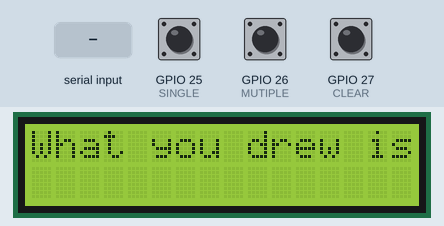
Simulated run of this sketch. Board: ESP32. Parts: 16×2 character LCD. Inputs (shaded band) come from the test bench; at power-on: GPIO 25 (SINGLE) HIGH, GPIO 26 (MUTIPLE) HIGH, GPIO 27 (CLEAR) HIGH. Random numbers use the default seed unless the sketch sets one; nothing arrives over Bluetooth unless stated; what the sketch prints to the serial monitor is not drawn.

Above: at 1.2 s.
1.3 s: GPIO 25 (SINGLE) pulled LOW for 1 s
At 3.4 s:
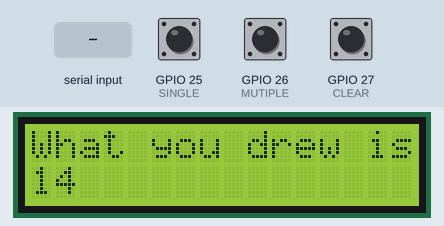
3.8 s: GPIO 26 (MUTIPLE) pulled LOW for 3.2 s
At 7.6 s:
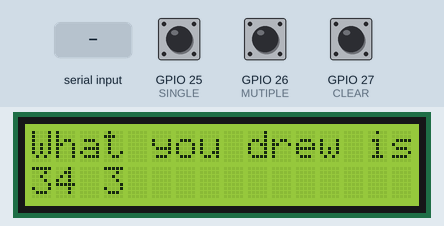
8.5 s: "Single\n" received over the second serial link
At 9.7 s:
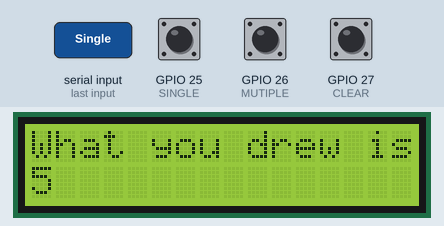
10.0 s: GPIO 25 (SINGLE) pulled LOW for 0.15 s
At 11.0 s:
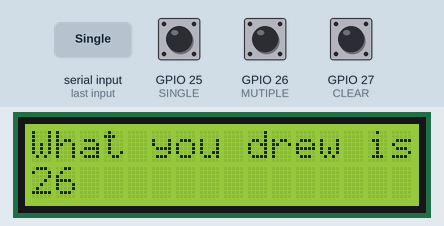
11.6 s: GPIO 26 (MUTIPLE) pulled LOW for 0.15 s
At 12.2 s:
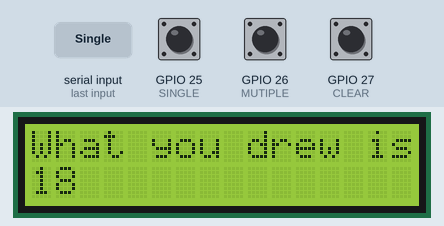
13.2 s: "Mutiple\n" received over the second serial link
At 14.0 s:
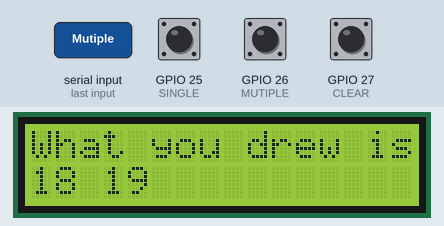
Timing chart, 0 to 15.7 s (numbered marks = the images above; inputs shaded):
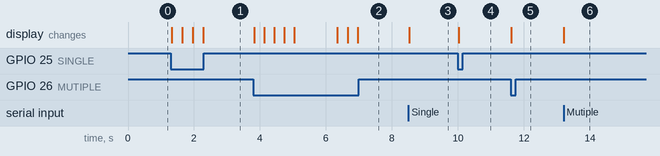

The sketch:

ESP32only_random_number.ino
```cpp
/*

ESP32_Randomly_Drawing_Numbers

Author : LukeTseng
Date : 2024 / 03 / 12 初製作

Version : 1.1 版本 2025/03/14

Update : Fix some bugs, Creating a new APP for this machine, can control machine.

*/

#include "BluetoothSerial.h"
BluetoothSerial SerialBT;

#include "LiquidCrystal_I2C.h" // 引入函式庫 : LCD 模組

#include <math.h>
#include <vector>
#include <algorithm>

using namespace std;

#define MAX_RANGE 40 // for counting_sort

// the range of random
#define MIN_NUM 1
#define MAX_NUM 35

// pins
#define SINGLE 25
#define MUTIPLE 26
#define CLEAR 27

// initial LCD 1602 I2C
LiquidCrystal_I2C lcd(0x27,2,1,0,4,5,6,7,3,POSITIVE);

// the random of result
int x = 0;

int i = 0; // 連續抽選 : 全域變數 : 抽選多個號碼時兩數字間間隔所需的儲存資料型態的變數

bool switch_once = true; // 按鈕切換時執行的動作 : 全域變數 : 用於迴圈當中只需執行一次的代碼

bool is_single = false;

bool is_mutiple = false;

vector<int> generated_numbers; // 已經由亂數生成的隨機號碼先儲存至陣列當中
int generated_count = 0; // 確認已經抽選了幾次的號碼, 如果 >= 35 則重置所有號碼

int len(int n) {
    return (n == 0) ? 1 : (int)log10(abs(n)) + 1;
}

vector<int> parseElements(String elements_str) {
  vector<int> elements;
  int commaIndex;
  while ((commaIndex = elements_str.indexOf(',')) != -1) {
    String element_str = elements_str.substring(0, commaIndex);
    elements.push_back(element_str.toInt());
    elements_str = elements_str.substring(commaIndex + 1);
  }
  if (elements_str.length() > 0) {
    elements.push_back(elements_str.toInt());
  }
  return elements;
}

void addMultipleElements(vector<int> to_add) {
  size_t original_size = generated_numbers.size();
  for (int value : to_add) {
    generated_numbers.push_back(value);  // 將元素加入陣列
  }
  SerialBT.print("已新增元素: ");
  for (int value : to_add) {
    SerialBT.print(String(value) + " ");
  }
  SerialBT.println();
  SerialBT.print("當前陣列: ");
  for (int value : generated_numbers) {
    SerialBT.print(String(value) + " ");
  }
  SerialBT.println();
}

void setup() {

  Serial.begin(115200);
  SerialBT.begin("ESP32_BT(RM)");  // 設定藍牙設備名稱
  Serial.println("藍牙設備已啟動，等待連接...");

  // 初始化LCD螢幕
  lcd.begin(16, 2); // 像素格 16 x 2
  lcd.setBacklight(128); // 將 LCD 背光調整到最高 255

  // 初始化輸入腳位, 使用 for 迴圈迭代, 遍歷方式初始化從 PIN 腳位到 MUTIPLE 腳位
  for (int pin = SINGLE; pin <= CLEAR; pin++) {
    pinMode(pin, INPUT_PULLUP);
  }

  lcd.clear();
  lcd.print("What you drew is");
}

void loop() {

  if (SerialBT.available()) {
    String received = SerialBT.readStringUntil('\n');
    received.trim();
    if (received.startsWith("REMOVE:")) {
      String elements_str = received.substring(7);  // 提取元素部分
      vector<int> to_remove = parseElements(elements_str);
      addMultipleElements(to_remove);
    }
    else if (received == "Single") {
      is_single = true;
      SerialBT.println("單號抽選");
    }
    else if (received == "Mutiple") {
      is_mutiple = true;
      SerialBT.println("連續抽選");
    }
    else if (received == "Reset"){
      lcd.clear();
      lcd.print("What you drew is");
      i=0;
      switch_once = true;
      generated_numbers.empty();
    }
    else {
      SerialBT.println("無效指令");
    }
  }

  if (digitalRead(SINGLE) == LOW || is_single == true) { // 如果按下按鈕
    switch_once = true;
    is_single = false;
    if (generated_count >= MAX_NUM) {
      lcd.clear();
      lcd.print("Reset");
      delay(2000);
      lcd.clear();
      lcd.print("What you drew is");
      i=0;
      switch_once = true;
      generated_numbers.empty();
    }

    do {
      x = esp_random() % MAX_NUM + MIN_NUM;
    } while (check_object(x));

    generated_numbers.push_back(x);
    sort(generated_numbers.begin(), generated_numbers.end());
    generated_count = generated_numbers.size();

    lcd.clear();
    lcd.print("What you drew is");
    lcd.setCursor(0, 1);
    lcd.print(x);
    delay(300); // 延時 0.3 秒後繼續
  }

  if (digitalRead(MUTIPLE) == LOW || is_mutiple == true) {
    is_mutiple = false;
    if (switch_once){
      lcd.clear();
      lcd.setCursor(0, 0);
      lcd.print("What you drew is");
      i=0;
      switch_once = false;
    }

    if (generated_count >= MAX_NUM) {
      lcd.clear();
      lcd.print("Reset");
      delay(2000);
      lcd.clear();
      lcd.print("What you drew is");
      i=0;
      switch_once = true;
      generated_numbers.empty();
    }

    do {
      x = esp_random() % MAX_NUM + MIN_NUM;
    } while (check_object(x));

    generated_numbers.push_back(x);
    sort(generated_numbers.begin(), generated_numbers.end());
    generated_count = generated_numbers.size();

    lcd.setCursor(i, 1);

    int x_len = len(x);
    i += (x_len == 1) ? 2 : 3;

    if (i > 14){
      switch_once = true;
      delay(1000);
    }

    lcd.print(x);
    delay(300);
  }

  if (digitalRead(CLEAR) == LOW) {
    lcd.clear();
    lcd.print("What you drew is");
    i=0;
    switch_once = true;
    generated_numbers.empty();
  }

}

bool check_object(int num) {
    int left = 0;
    int right = generated_numbers.size() - 1;

    while (left <= right) {
        int mid = left + (right - left) / 2;
        if (generated_numbers[mid] == num) {
            return true;
        } else if (generated_numbers[mid] < num) {
            left = mid + 1;
        } else {
            right = mid - 1;
        }
    }
    return false;
}
```

Measured:
- after the input at 1.3 s, the display: first changes at once (image 1 shows a later state)
- after the input at 3.8 s, the display: first changes at once (image 2 shows a later state)
- after the input at 8.5 s, the display: changes at once (image 3)
- after the input at 10.0 s, the display: changes at once (image 4)
- after the input at 11.6 s, the display: changes at once (image 5)
- after the input at 13.2 s, the display: changes at once (image 6)
